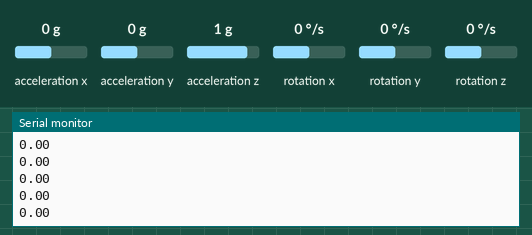
The sketch below on a simulated Arduino Uno, built with avr-gcc and run on an emulated ATmega328P. Parts: the last lines printed to the serial monitor. Wiring (inferred from the names in the program): MPU-9250 motion sensor at I2C address 0x68. The test bench sets the inputs (shaded band); at power-on: rotation z 0 °/s, acceleration x 0 g, acceleration y 0 g, acceleration z 1 g, rotation x 0 °/s, rotation y 0 °/s.

Above: at 1.2 s.
1.3 s: rotation z set to -192 °/s
At 2.0 s:
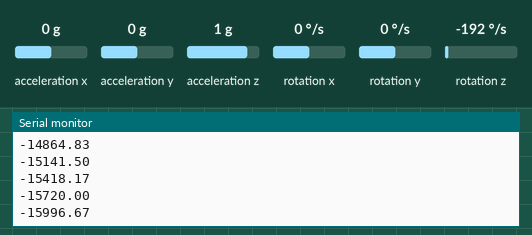
2.8 s: rotation z set to -100 °/s
At 3.3 s:
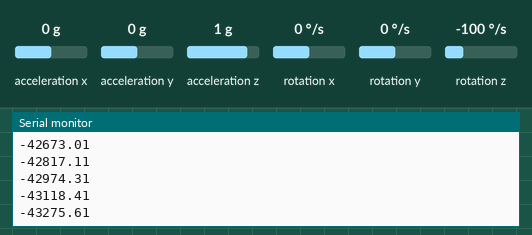
Timing chart, 0 to 5.8 s (numbered marks = the images above; inputs shaded):
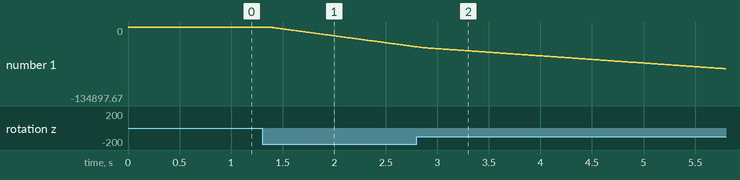

Measured:
- after the input at 1.3 s, the serial monitor: prints a new line after 0.07 s (image 1)
- plotted number 1: 0 → -36143.42 after the input at 1.3 s

The sketch:

gyro.ino
```cpp
#include <Wire.h>
#include <TimerOne.h>

#define MPU9250_ADDRESS 0x68
#define MAG_ADDRESS 0x0C

#define GYRO_FULL_SCALE_250_DPS 0x00
#define GYRO_FULL_SCALE_500_DPS 0x08
#define GYRO_FULL_SCALE_1000_DPS 0x10
#define GYRO_FULL_SCALE_2000_DPS 0x18

#define ACC_FULL_SCALE_2_G 0x00
#define ACC_FULL_SCALE_4_G 0x08
#define ACC_FULL_SCALE_8_G 0x10
#define ACC_FULL_SCALE_16_G 0x18

void I2Cread(uint8_t Address, uint8_t Register, uint8_t Nbytes, uint8_t* Data){
  // Set register address
  Wire.beginTransmission(Address);
  Wire.write(Register);
  Wire.endTransmission();

  // Read Nbytes
  Wire.requestFrom(Address, Nbytes);
  uint8_t index=0;
  while (Wire.available())
  Data[index++]=Wire.read();
}

void setup() {
  Wire.begin();
  Serial.begin(9600);

}

long lastTime = millis();
float angularPos = 0;

void loop() {
  uint8_t Buf[14];
  I2Cread(MPU9250_ADDRESS,0x3B,14,Buf);
  int currentTime = millis();

  // Gyroscope
  int16_t gz=Buf[12]<<8 | Buf[13];
  //Serial.println(gz);

  if(abs(gz) > 200)
    angularPos += (float)(gz)*(float)(currentTime - lastTime)/1000;
  Serial.println(angularPos);
  lastTime = currentTime;
  //delay(100);

}
```
